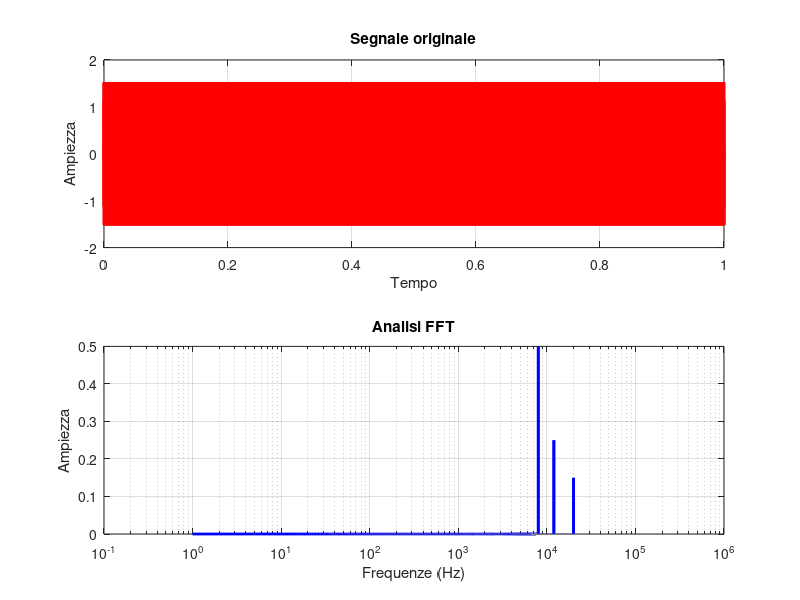

MATLAB code to generate this figure:
%---------------------------------------------------%
%          Testo spettri & minimi/massimi           %
%---------------------------------------------------%

close all
clear all
clc


%--------------------------------------------------%
%        Function to compute FFT amplitudes        %
%--------------------------------------------------%
function power = offset_SpectrumAnalysis(segnale)
    % Calcolo le dimensioni del campione preso in considerazione per l'
    % analisi in FFT e faccio la FFT
    M = 2 * ceil(length(segnale)/2);
    fou = fft(segnale, M);
    
    % Normalizzo e considero il modulo
    fou = fou/M;
    power = fou.*conj(fou);
end



%------------------------------------------------------%
%     Function to test FFT interval we want to use     %
%------------------------------------------------------%
function freqMax = testIntervalFFT(t, segnale)
    % Calcolo il tempo di sampling
    dt = (t(160)-t(150))/10;

    % Valuto le frequenze caratteristiche di campionamento
    fprintf('PUNTO 1:\n')
    fprintf('Frequenza di Nyquist-Shannon: %e\n', 1/(2*dt))
    fprintf('Frequenza di risoluzione: %e\n', 1/(length(t)*dt))
    fprintf('\n')

    % Computing test spectrum analysis
    power = offset_SpectrumAnalysis(segnale);
    
    % Computing valuable variables to study spectrum behaviour
    frequenze = 0:1/(length(t)*dt):1/(2*dt);
    ampiezze = sqrt(power(1:length(frequenze)));

    [maxSign, ind] = max(ampiezze);
    [max3, ind3] = max(ampiezze(int32(44 * ind/15) : int32(46 * ind/15)));

    % Primo subplot --> grafico il segnale considerato
    figure; subplot(2, 1, 1);
    plot(t, segnale, 'r-', 'LineWidth',2); hold on; grid on;
    title('Segnale originale'); xlabel('Tempo'); ylabel('Ampiezza');

    % Secondo subplot --> grafico in scala log-log la FFT Analysis
    subplot(2, 1, 2);
    semilogx(frequenze, ampiezze, 'b-', 'LineWidth', 2); hold on; grid on;
    title('Analisi FFT'); xlabel('Frequenze (Hz)'); ylabel('Ampiezza');

    freqMax = frequenze(ind);
    disp(frequenze(int32(44 *ind/15 + ind3)))
end


% Per effettuare l'analisi con FFT vogliamo utilizzare i seguenti limiti
% all'intervallo temporale preso in considerazione. Abbiamo che:
%           ---> 100ms      min:  74.9 ms   max:  99.9 ms
%           ---> 125ms      min:  99.9 ms   max: 124.9 ms
%           ---> 150ms      min: 129.9 ms   max: 149.9 ms
%           ---> 175ms      min: 154.9 ms   max: 174.9 ms
%           ---> 200ms      min: 179.9 ms   max: 199.9 ms
%           ---> 225ms      min: 204.9 ms   max: 224.9 ms
%           ---> 250ms      min: 229.9 ms   max: 249.9 ms
%           ---> 275ms      min: 249.9 ms   max: 274.9 ms
%           ---> 300ms      min: 269.9 ms   max: 299.9 ms

% Parametri per lettura del segnale
udmv = 0.001; udmt = 0.001;
path = '/home/filippo/Desktop/CODICINI/LABO_PLASMI/Esperienze/Esperienza 1/Dati/Signals/series5_100ms/segnale06.txt';

% Apertura del canale di comunicazione con il file in questione
tfour = 0:1e-6:1; w1 = 8e3; w2 = 12e3; w3 = 20e3;
vfour = sin(2*pi*w1*tfour) + 0.5*sin(2*pi*w2*tfour) + 0.3*sin(2*pi*w3*tfour);
%data = fopen(path, 'rt'); N = 3; 
%filescan = textscan(data,'%f %f','HeaderLines',N);
%t = filescan {1,1}; v = filescan {1,2};

% Testo il segnale preso in considerazione
%tmin = 79.9; tmax = 99.9;
%tfour = t((t>tmin) & (t<tmax));
%vfour = v((t>tmin) & (t<tmax));
%tfour = tfour * udmt; vfour = vfour * udmv;


fMax = testIntervalFFT(tfour, vfour);
disp(["La frequenza di picco dell'analisi in FFT è pari a:" num2str(fMax)])


% Variazione della frequenza di massimo al cambiare dell'ampiezza dell
% intervallo di campionamento (per evoluzione libera pari a 200 ms):
%               --->    Ampiezza:  2 ms     Risoluzione: 500.0 Hz     Picco: 17000 Hz
%               --->    Ampiezza:  3 ms     Risoluzione: 333.0 Hz     Picco: 17333 Hz
%               --->    Ampiezza:  5 ms     Risoluzione: 200.0 Hz     Picco: 17200 Hz
%               --->    Ampiezza: 10 ms     Risoluzione: 100.0 Hz     Picco: 17200 Hz
%               --->    Ampiezza: 15 ms     Risoluzione:  75.0 Hz     Picco: 17200 Hz
%               --->    Ampiezza: 20 ms     Risoluzione:  50.0 Hz     Picco: 17200 Hz
%               --->    Ampiezza: 30 ms     Risoluzione:  33.3 Hz     Picco: 17200 Hz
%               --->    Ampiezza: 40 ms     Risoluzione:  25.0 Hz     Picco: 17175 Hz